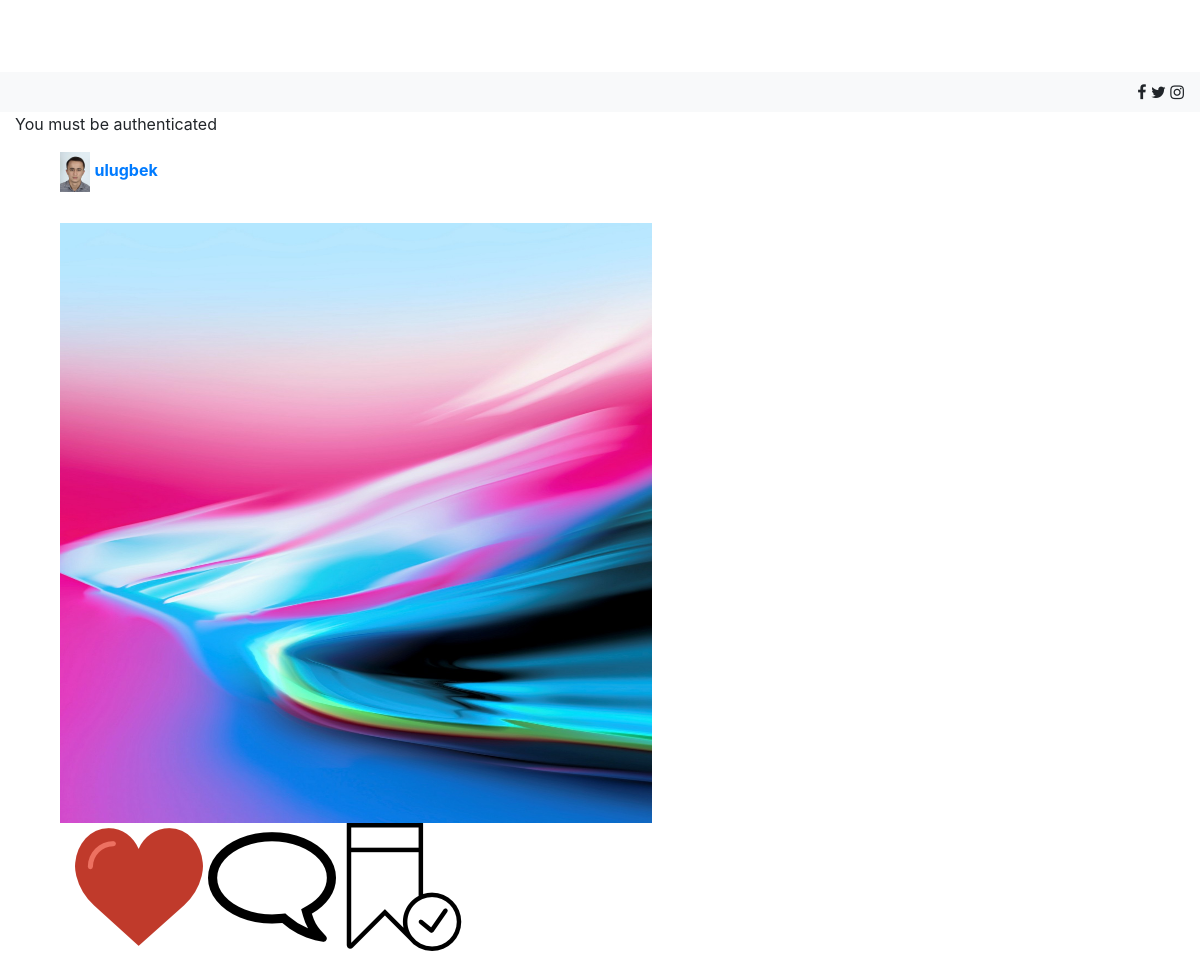
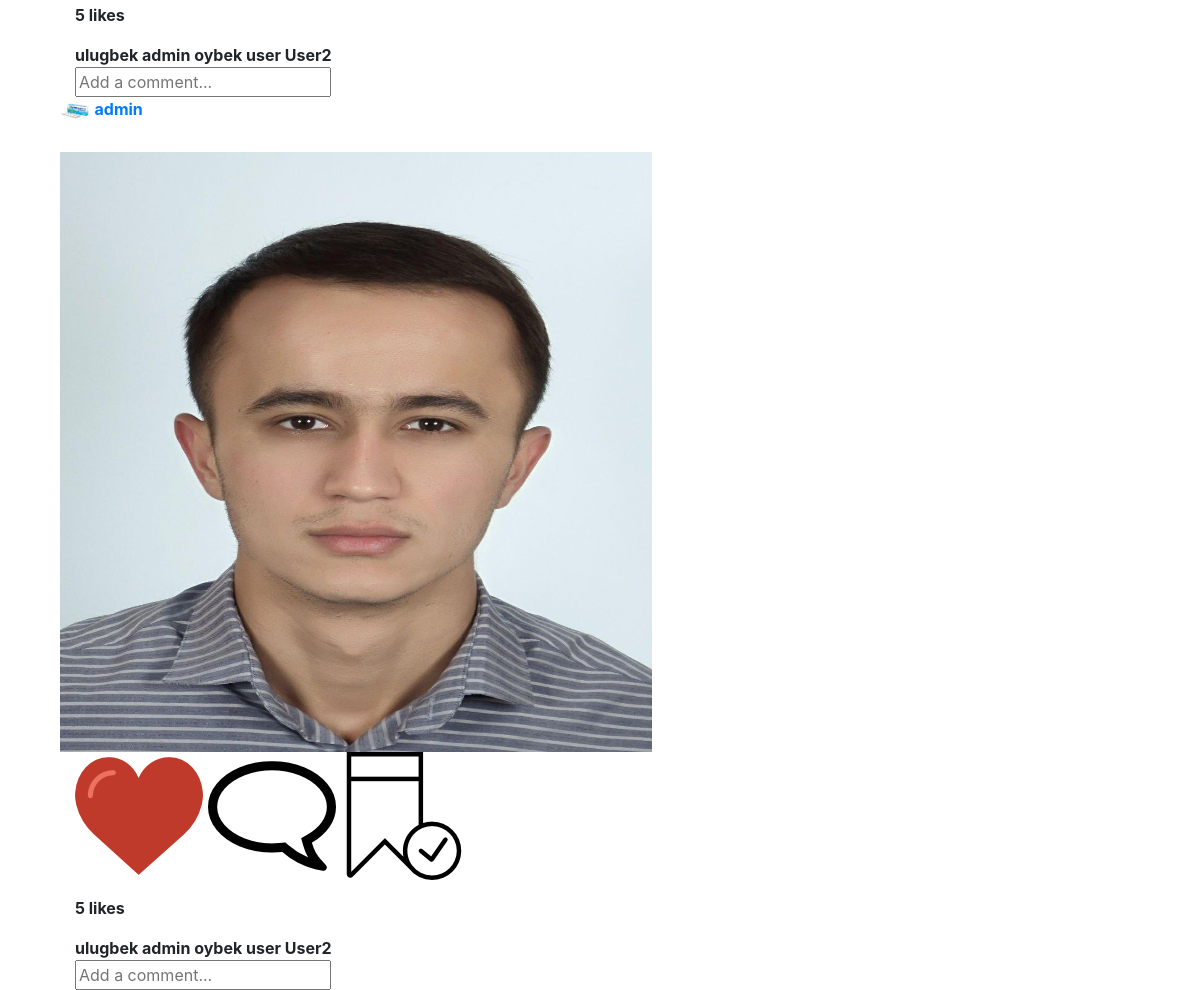
The page / on the database its author committed (2 pictures, top to bottom).
### post/models.py (models this page shows, shortened)
class Post(models.Model):
    user = models.ForeignKey(Profile, on_delete=models.CASCADE, related_name = 'post')
    image = models.ImageField(upload_to=upload_directory_path, blank=True, null=True)
    content = models.CharField(max_length=512, blank=True, null=True)
    description = models.CharField(max_length=512,blank=True,null=True)
    slug = models.SlugField(unique=True, default = generate_slug, blank=True,null=True)
    caption = models.CharField(max_length=512,blank=True,null=True)
    image_likes = models.ManyToManyField(Profile, related_name='likes',blank=True)
    created_date = models.DateTimeField(auto_now_add=True, blank=True,null=True)
    update_date = models.DateField(auto_now=True)
    def __str__(self):
        return self.user.first_name

### profiles/models.py (models this page shows, shortened)
class Profile(models.Model):
    user = models.OneToOneField(User, on_delete=models.CASCADE, related_name='profile')
    first_name = models.CharField(max_length=256)
    last_name = models.CharField(max_length=256)
    bio = models.CharField(max_length=128, blank=True, null=True)
    profile_pic = models.ImageField(upload_to= upload_directory_path, blank=True,null=True)
    created_date = models.DateTimeField(auto_now_add=True,blank=True,null=True)
    updated_date = models.DateTimeField(auto_now=True,blank=True,null=True)
    def __str__(self):
        return self.user.username

### project/views.py (the view)
# urls.py: path('', HomeTemplateView.as_view(),name='home'),
class HomeTemplateView(ListView):
    template_name = 'blog/home.html'
    def get_context_data(self, *args, **kwargs):
        context = super(HomeTemplateView,self).get_context_data(*args, **kwargs)
        all_users, all_posts = self.get_queryset()
        print('all posts',all_posts)
        print('all users', all_users)
        context['all_users'] = all_users
        context['all_posts'] = all_posts
        return context
    def get_queryset(self, *args, **kwargs):
        profile = Profile.objects.all()
        post = Post.objects.all().order_by('-id')
        return profile, post

### profiles/templates/blog/home.html (shortened to what this page needs)
{% extends 'base.html' %}
{% load static %}
{% block content %}
{% if request.user.is_authenticated %}
{% else %}
<p>You must be authenticated</p>
{% endif %}
<div class="homebody">
    <div class="container">
        <div class="w3-card-6" style="width:56%">
            <div class="container">
                {% if all_posts %}
                    {% for collins in all_posts %}
                    <div class="imagepadding">
                        <div class="panel panel-primary">
                            {% if all_users %}
                            <p class="usernamehome-dp">
                                {% if collins.user.profile_pic %}
                                <img src="{{ collins.user.profile_pic.url }}" width="30px" class="circlehome-dp" alt="signuplogo ">
                                {% endif %}
                                <strong> <a href="{{ user.get_absolut_url }}">{{collins.user.user}}</a>  </strong>
                            </p>
                            <img src="{{ collins.image.url }}" class="img-responsive" style="width:100%;margin-left: 0%;margin-top:15px; height:600px; ">
                            <div class="container">
                                <div class='likesect'>
                                    <span class="like-row">
                                        {% if liked %}
                                        <img class="likedhrt" src="{% static 'images/liked.png' %}" alt="liked picture"class="img-responsive"> {% else %}
                                        <img class="likehrt" src="{% static 'images/liked.png' %}" alt="not likedpicture" class="img-responsive"> {% endif %}
                                        <img class="commenthrt" id='comment-icon' src="../../static/images/comment.png"class="img-responsive" alt=" commentImage">
                                        <img class="savehrt" src="{% static 'images/unsaved.png' %}" alt="save picture">
                                    </span>
                                    <p><strong>5 likes</strong> </p>
                                    {% if all_users %} {% for user in all_users %}
                                    <strong> {{user.user}} </strong>
                                    {% endfor %}{% else %}
                                    <p><strong>grammer</strong> {{collins.image_caption}}</p>
                                    {% endif %}
                                    <div class='commentsection'>
                                        <input type='text' id='cmnt' placeholder='Add a comment...'>
                                    </div>
                                </div>
                            </div>
                            {% else %}
                            <p class="usernamehome-dp">
                            <strong>grammer</strong>
                            </p>
                            {% endif %}
                        </div>
                    </div>
                    {% endfor %}
                {% else%}
                <h3>You have no images</h3>
                {% endif %}
            </div>
        </div>
    </div>
</div>
{% endblock %}

### rows shown on the page
Post: user.profile_pic (picture), user.user "ulugbek", image (picture)
Profile: user "ulugbek"
Profile: user "admin"
Profile: user "oybek"
Profile: user "user"
Profile: user "User2"
Post: user.profile_pic (picture), user.user "admin", image (picture)
